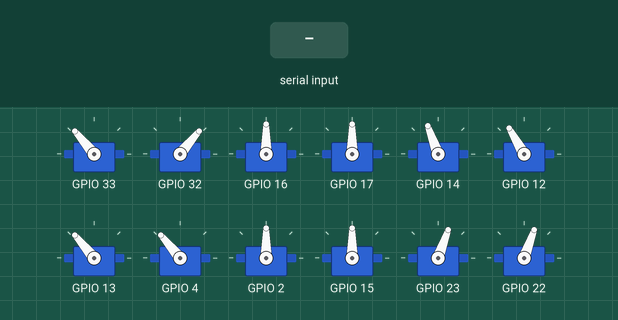
The sketch below on a simulated ESP32-S3. On the bench: 12 × servo. The inputs (shaded band) are chosen by the test bench. Nothing arrives over Bluetooth unless stated.

Above: at 3.7 s.
3.8 s: "1" received over the second serial link
At 3.95 s:
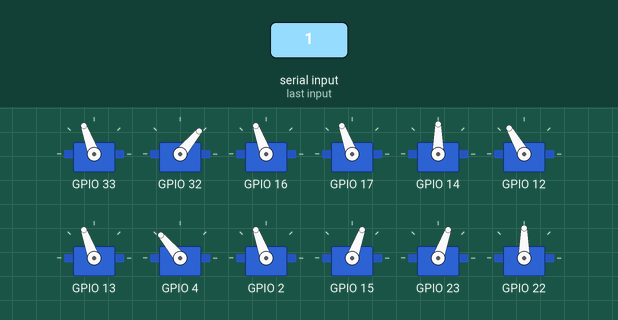
6.8 s: "3" received over the second serial link
9.8 s: "5" received over the second serial link
At 10.26 s:
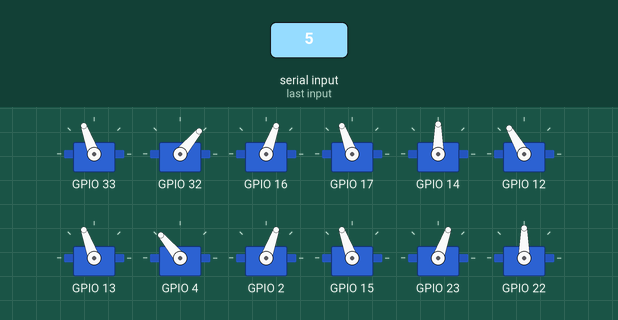
12.8 s: "2" received over the second serial link
At 14.5 s:
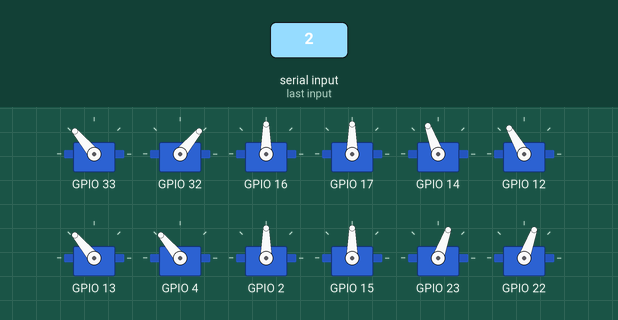
15.8 s: "4" received over the second serial link
At 15.98 s:
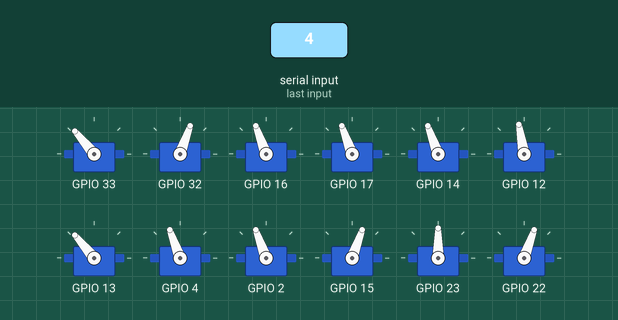
Timing chart, 0 to 19.8 s (numbered marks = the images above; inputs shaded):
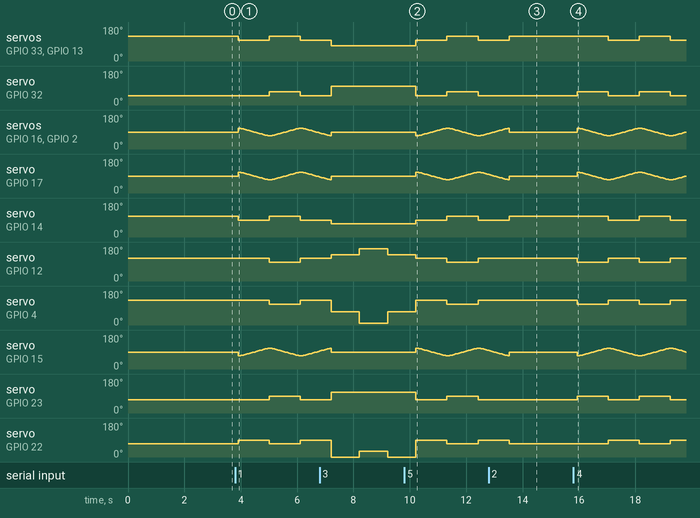

The sketch:

_esp32s3_exec_5.ino.ino
```cpp
//여러 행태의 움직임
#include <pwmWrite.h>
#include "BluetoothSerial.h"

Pwm pwm = Pwm();

enum {Idle, Walking, Hello, Back, Left, Right};
int State;
int curWalk = 0;
int curHello = 0;
int curBack = 0;
int curLeft = 0;
int curRight = 0;

const int servo[16] = {33, 32, 16, 17, 14, 12, 13, 4, 2, 15, 23, 22, 21, 19, 18, 5};
int stand[16] = {130, 50, 90, 90, 110, 120, 130, 130, 90, 90, 70, 70, 50, 50, 90, 90};

int walk[4][16] = {{110, 50, 110, 110, 90, 120, 110, 130, 110, 70, 70, 90, 50, 70, 110, 70},//1 2 5 구동 준비
                   {110, 50, 70 , 70 , 90, 120, 110, 130, 70 , 110, 70, 90, 50, 70, 70, 110},//1 2 5 구동 완료
                   {130, 70, 70 , 70, 110, 100, 130, 110, 70, 110, 90, 70, 70, 50, 70, 110}, //3 4 6 구동 준비
                   {130, 70, 110, 110, 110, 100, 130, 110, 110, 70, 90, 70, 70, 50, 110, 70}};//3 4 6 구동 완료

int turn[4][16] = {{110, 50, 70, 110, 90, 120, 110, 130, 70, 110, 70, 90, 50, 70, 110, 70}, // 1,2,5 구동 준비
                   {110, 50, 110, 70, 90, 120, 110, 130, 110, 70, 70, 90, 50, 70, 70, 110}, // 1,2,5 구동 완료
                   {130, 70, 110, 70, 110, 100, 130, 110, 110, 70, 90, 70, 70, 50, 70, 110}, //3,4,6 구동 준비
                   {130, 70, 70, 110, 110, 100, 130, 110, 70, 110, 90, 70, 70, 50, 110, 70}}; //3,4,6 구동 완료


int hello[2][16] =   {{80, 100, 90, 90, 70, 140, 80, 70, 90, 90, 110, 0, 100, 170, 90, 90},
                      {80, 100, 90, 90, 70, 170, 80, 10, 90, 90, 110, 30, 100, 110, 90, 90}};


BluetoothSerial BT;
TaskHandle_t TaskBT;

void BT_set(void *parameter){
  BT.begin("AntLeg");

  for(;;){
    if(BT.available()){
      char ch = BT.read();
      if(ch == '1'){
        State = Walking;
        curWalk = 0;
        BT.println("walk transition");
      }else if(ch == '2'){
        State = Idle;
        BT.println("idle transition");
      }else if(ch == '3'){
        State =  Hello;
        curHello = 0;
        BT.println("hello transition");
      }else if(ch == '4'){
        State = Back;
        curBack = 0;
        BT.println("back transition");
      }else if(ch == '5'){
        State = Left;
        curLeft = 0;
        BT.println("left turn transition");
      }else if(ch == '6'){
        State = Right;
        curRight = 0;
        BT.println("right turn transition");
      }
    }
  }
}

void setup() {
  xTaskCreatePinnedToCore(
    BT_set,  //함수 이름
    "TaskBT",    //Task 이름
    10000,      //스택 사이즈
    NULL,       //파라미터
    1,          //priority
    &TaskBT,     //Task Handle, Task를 감시하기 위함
    1);         //Core 1에서 실행
  delay(500);

  for(int i =0; i < 10; i++){
    setMotors(stand, 200);
  }
  State = Idle;
}

void setMotors(int arr[] , int dtime){
  pwm.writeServo(servo[0], arr[0]);   //3번 중간다리 33
  pwm.writeServo(servo[1], arr[1]);  //5번 중간다리 32
  pwm.writeServo(servo[2], arr[2]);   //3번 첫다리  16
  pwm.writeServo(servo[3], arr[3]);   //5번 첫다리  17
  pwm.writeServo(servo[4], arr[4]);   //4번 끝다리  14
  pwm.writeServo(servo[5], arr[5]);   //2번 끝다리  12
  pwm.writeServo(servo[6], arr[6]);   //4번 중간다리 13
  pwm.writeServo(servo[7], arr[7]);   //2번 중간다리 4
  pwm.writeServo(servo[8], arr[8]);   //4번 첫다리  2
  pwm.writeServo(servo[9], arr[9]);   //2번 첫다리  15
  pwm.writeServo(servo[10], arr[10]); //1번 끝다리  23
  pwm.writeServo(servo[11], arr[11]); //6번 끝다리  22
  pwm.writeServo(servo[12], arr[12]); //1번 중간다리 21
  pwm.writeServo(servo[13], arr[13]); //6번 중간다리 19
  pwm.writeServo(servo[14], arr[14]);  //1번 첫다리  18
  pwm.writeServo(servo[15], arr[15]);  //6번 첫다리  5
  delay(dtime);
}

void loop() {
  if(State == Idle){
    setMotors(stand, 200);
  }else if(State == Walking){
    if(curWalk%2 == 0){
      setMotors(walk[curWalk], 100);
    }else if(curWalk == 1){
      int *temp = new int[16];
      memcpy(temp, walk[0], sizeof(int)*16);
      for(int i = 0; i < 20; i++){
        temp[2]-=2;
        temp[3]-=2;
        temp[8]-=2;
        temp[9]+=2;
        temp[14]-=2;
        temp[15]+=2;
        setMotors(temp, 50);
      }
      delete []temp;
    }else{
      int *temp = new int[16];
      memcpy(temp, walk[2], sizeof(int)*16);
      for(int i = 0; i < 20; i++){
        temp[2]+=2;
        temp[3]+=2;
        temp[8]+=2;
        temp[9]-=2;
        temp[14]+=2;
        temp[15]-=2;
        setMotors(temp, 50);
      }
      delete []temp;
    }
    curWalk = (curWalk+1)%4;
  }else if(State == Back){
    if((3-curBack)%2 == 1){
      setMotors(walk[(3-curBack)], 100);
    }else if((3-curBack) == 2){
      int *temp = new int[16];
      memcpy(temp, walk[3], sizeof(int)*16);
      for(int i = 0; i < 20; i++){
        temp[2]-=2;
        temp[3]-=2;
        temp[8]-=2;
        temp[9]+=2;
        temp[14]-=2;
        temp[15]+=2;
        setMotors(temp, 50);
      }
      delete []temp;
    }else{
      int *temp = new int[16];
      memcpy(temp, walk[1], sizeof(int)*16);
      for(int i = 0; i < 20; i++){
        temp[2]+=2;
        temp[3]+=2;
        temp[8]+=2;
        temp[9]-=2;
        temp[14]+=2;
        temp[15]-=2;
        setMotors(temp, 50);
       }
       delete []temp;
    }
    curBack = (curBack+1)%4;
  }else if(State == Hello){
    setMotors(hello[curHello], 1000);
    curHello = (curHello+1)%2;
  }else if(State == Left){
    if(curLeft%2 == 0){
      setMotors(turn[curLeft], 100);
    }else if(curLeft == 1){
      int *temp = new int[16];
      memcpy(temp, turn[0], sizeof(int)*16);
      for(int i = 0; i < 20; i++){
        temp[2]+=2;
        temp[3]-=2;
        temp[8]+=2;
        temp[9]-=2;
        temp[14]-=2;
        temp[15]+=2;
        setMotors(temp, 50);
      }
      delete []temp;
    }else{
      int *temp = new int[16];
      memcpy(temp, turn[2], sizeof(int)*16);
      for(int i = 0; i < 20; i++){
        temp[2]-=2;
        temp[3]+=2;
        temp[8]-=2;
        temp[9]+=2;
        temp[14]+=2;
        temp[15]-=2;
        setMotors(temp, 50);
      }
      delete []temp;
    }
    curLeft = (curLeft+1)%4;
  }else if(State == Right){
    if((3-curRight)%2 == 1){
      setMotors(turn[curRight], 100);
    }else if((3-curRight) == 2){
      int *temp = new int[16];
      memcpy(temp, turn[3], sizeof(int)*16);
      for(int i = 0; i < 20; i++){
        temp[2]+=2;
        temp[3]-=2;
        temp[8]+=2;
        temp[9]-=2;
        temp[14]-=2;
        temp[15]+=2;
        setMotors(temp, 50);
      }
      delete []temp;
    }else{
      int *temp = new int[16];
      memcpy(temp, turn[1], sizeof(int)*16);
      for(int i = 0; i < 20; i++){
        temp[2]-=2;
        temp[3]+=2;
        temp[8]-=2;
        temp[9]+=2;
        temp[14]+=2;
        temp[15]-=2;
        setMotors(temp, 50);
      }
      delete []temp;
    }
    curRight = (curRight+1)%4;
  }
}
```

Measured:
- after the input at 3.8 s, servo on GPIO 33: 130° → 110° after 0.11 s, → 130° 1.1 s later, → 110° 1.1 s later; servo on GPIO 32: 50° → 70° after 1.2 s, → 50° 1.1 s later
- after the input at 9.8 s, servo on GPIO 33: 80° → 110° after 0.42 s, → 130° 1.1 s later, → 110° 1.1 s later; servo on GPIO 32: 100° → 50° after 0.42 s, → 70° 1.1 s later, → 50° 1.1 s later
- after the input at 12.8 s, servo on GPIO 33: goes on until 13.5 s, then stays 130°; servo on GPIO 32: stays 50° (without the input it goes to 70° after 0.72 s)
- after the input at 15.8 s, servo on GPIO 33: 130° → 110° after 1.2 s, → 130° 1.1 s later, → 110° 1.1 s later; servo on GPIO 32: alternates 70° for 1.1 s and 50° for 1.1 s, starting after 0.13 s
